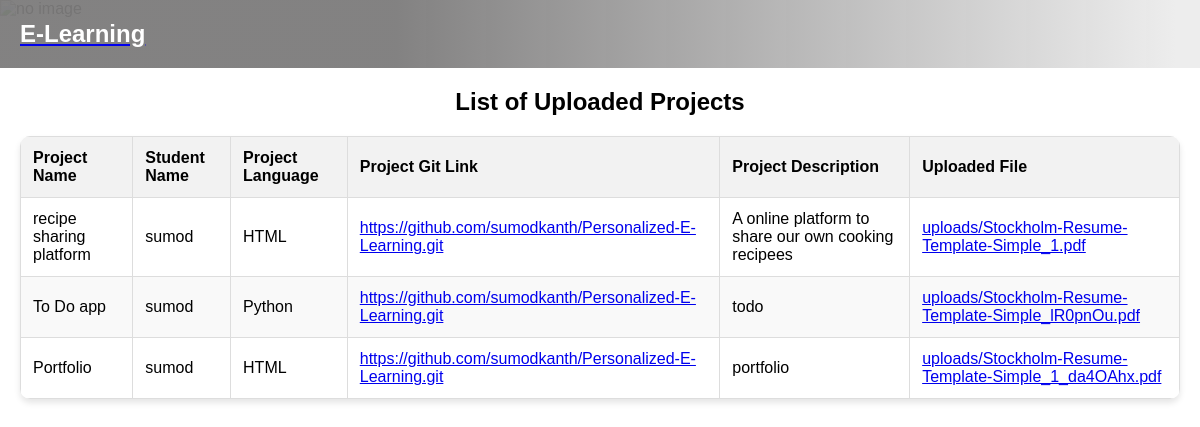
The page /accounts/project_list/ on the database as committed earlier.
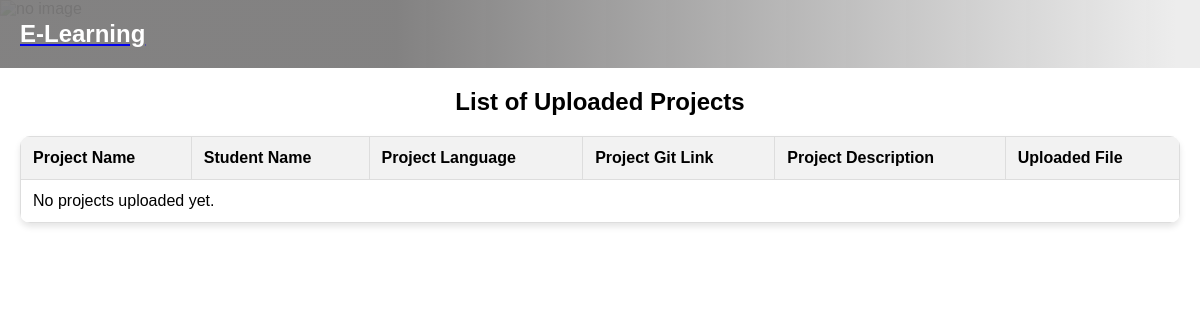
The same page on the database as committed later.
### accounts/models.py (models this page shows, shortened)
class UploadedFile(models.Model):
    file = models.FileField(upload_to='uploads/')
    student = models.ForeignKey(settings.AUTH_USER_MODEL, on_delete=models.CASCADE)
    project_name = models.CharField(max_length=100)
    project_language = models.CharField(max_length=50)
    git_link = models.URLField()
    project_description = models.TextField()
    score = models.FloatField(null=True, blank=True)

class CustUser(AbstractUser):
    phone = models.IntegerField(null=True)
    options = (
        ('Male', 'Male'),
        ('Female', 'Female'),
        ('Others', 'Others')
    )
    COURSE_CHOICES = [
        ('Python', 'Python'),
        ('HTML', 'HTML'),
        ('PHP', 'PHP'),  # SELECTING COURSE
    ]
    gender = models.CharField(max_length=100, choices=options, null=True, default='Male')
    age = models.IntegerField(null=True)
    Course = models.CharField(max_length=10, choices=COURSE_CHOICES, null=True, blank=True)
    is_student = models.BooleanField(null=True, blank=True, default=False)
    is_faculty = models.BooleanField(null=True, blank=True, default=False)
    is_hr = models.BooleanField(null=True, blank=True, default=False)
    is_active_basic = models.BooleanField(default=False, null=True, blank=True)
    is_active_inter = models.BooleanField(default=False, null=True, blank=True)
    is_active_adv = models.BooleanField(default=False, null=True, blank=True)
    is_active_coding = models.BooleanField(default=False, null=True, blank=True)

### accounts/views.py (the view)
# urls.py: path('project_list/', project_list, name='project_list'),
def project_list(request):
    projects = UploadedFile.objects.all()
    return render(request, 'project_list.html', {'projects': projects})

### exam/templates/project_list.html (shortened to what this page needs)
<!DOCTYPE html>
<html lang="en">
{% load static %}
<head>
</head>
<body>
    <section id="one">
        <nav class="navbar">
            <div class="nav-logo">
                <a href="{% url 'h' %}"><h2>E-Learning</h2></a>
            </div>
        </nav>
    </section>
<div class="bg-img">
    <img src="{% static 'images/learning.jpg' %}" alt="no image">
</div>
    <div class="container">
        <h2 style="text-align:center">List of Uploaded Projects</h2>
        <table>
            <thead>
                <tr>
                    <th>Project Name</th>
                    <th>Student Name</th>
                    <th>Project Language</th>
                    <th>Project Git Link</th>
                    <th>Project Description</th>
                    <th>Uploaded File</th>
                </tr>
            </thead>
            <tbody>
                {% for project in projects %}
                <tr>
                    <td>{{ project.project_name }}</td>
                    <td>{{ project.student }}</td>
                    <td>{{ project.project_language }}</td>
                    <td><a href="{{ project.git_link }}">{{ project.git_link }}</a></td>
                    <td>{{ project.project_description }}</td>
                    <td><a href="{% url 'download_project' project.id %}">{{ project.file.name }}</a></td>
                </tr>
                {% empty %}
                <tr>
                    <td colspan="6">No projects uploaded yet.</td>
                </tr>
                {% endfor %}
            </tbody>
        </table>
    </div>
</body>
</html>

Rows that differ between the two databases and show on the page:
removed UploadedFile: project_name "recipe sharing platform", student "sumod", project_language "HTML", git_link "https://github.com/sumodkanth/Personalized-E-Learning.git", project_description "A online platform to share our own cooking recipees", file.name "uploads/Stockholm-Resume-Template-Simple_1.pdf"
removed UploadedFile: project_name "To Do app", student "sumod", project_language "Python", git_link "https://github.com/sumodkanth/Personalized-E-Learning.git", project_description "todo", file.name "uploads/Stockholm-Resume-Template-Simple_lR0pnOu.pdf"
removed UploadedFile: project_name "Portfolio", student "sumod", project_language "HTML", git_link "https://github.com/sumodkanth/Personalized-E-Learning.git", project_description "portfolio", file.name "uploads/Stockholm-Resume-Template-Simple_1_da4OAhx.pdf"
Other text that changed with them:
text now shown: "No projects uploaded yet."
